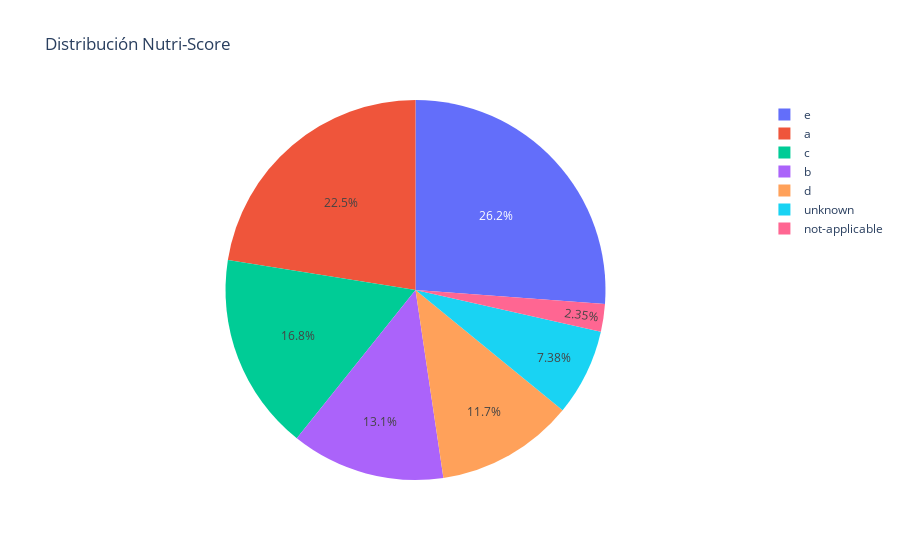

The code cell stored with this chart in its notebook:
### Markdown cell above
## Distribución Nutri-Score

### Code cell
pipeline = [
    {"$match": {"nutriscore_grade": {"$exists": True, "$ne": None}}},
    {"$group": {"_id": "$nutriscore_grade", "count": {"$sum": 1}}},
    {"$sort": {"_id": 1}}
]
res = list(col.aggregate(pipeline))
df_ns = pd.DataFrame(res)
df_ns["nutriscore"] = df_ns["_id"]
fig = px.pie(df_ns, names="nutriscore", values="count", title="Distribución Nutri-Score")
fig.show()

### Figure 1 — Plotly figure (JSON) as saved in the notebook; plotly's stock layout.template omitted (floating-point values rounded to 4 significant figures)
{"data": [{"domain": {"x": [0, 1], "y": [0, 1]}, "hovertemplate": "nutriscore=%{label}<br>count=%{value}<extra></extra>", "labels": ["a", "b", "c", "d", "e", "not-applicable", "unknown"], "legendgroup": "", "name": "", "showlegend": true, "type": "pie", "values": [67, 39, 50, 35, 78, 7, 22]}], "layout": {"legend": {"tracegroupgap": 0}, "title": {"text": "Distribución Nutri-Score"}}}
